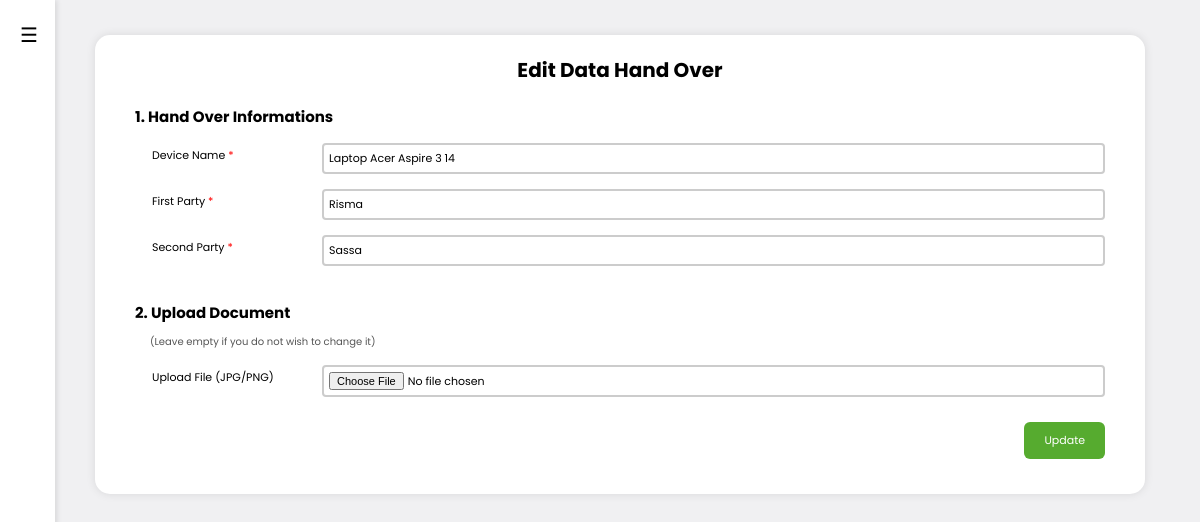
/ADMIN/admin_edit-hd.php?id=13, run on the app's committed database.
### tables this page shows
CREATE TABLE `handover` (
  `id` int(11) NOT NULL,
  `device_name` varchar(255) NOT NULL,
  `uploaded_file` varchar(255) DEFAULT NULL,
  `created_at` timestamp NOT NULL DEFAULT current_timestamp(),
  `first` varchar(255) DEFAULT NULL,
  `second` varchar(255) DEFAULT NULL
);

### ADMIN/admin_edit-hd.php (the view, shortened to what this page needs)
<?php
include 'koneksi.php';
function clean($data) {
  return htmlspecialchars(trim($data));
}
$id = $_GET['id'];
$query = mysqli_query($koneksi, "SELECT * FROM handover WHERE id='$id'");
$row = mysqli_fetch_assoc($query);
?>
<!DOCTYPE html>
<html>
<head>
</head>
<body>
    <div class="sidebar hide" id="sidebar">
    <div class="sidebar-header">
        <span class="menu-icon" id="toggleSidebar">☰</span>
    </div>
    <nav>
      <ul>
      </ul>
    </nav>
    </div>
    <div class="main expand" id="main">
        <div class="form-container">
            <h2>Edit Data Hand Over</h2>
            <form id=edit-hd method="POST" action="" enctype="multipart/form-data">
                <div class="form-group">
                    <div class="form-section">
                    <h3>1. Hand Over Informations</h3>
                    <div class="input-container">
                        <div class="input-row">
                        <label for="device_name">Device Name <span class="required">*</span></label>
                        <input type="text" id="device_name" name="device_name" required value="<?= clean($row['device_name'] ?? '') ?>">
                        </div>
                        <div class="input-row">
                        <label for="first">First Party <span class="required">*</span></label>
                        <input type="text" id="first" name="first" required value="<?= clean($row['first'] ?? '') ?>">
                        </div>
                        <div class="input-row">
                        <label for="second">Second Party <span class="required">*</span></label>
                        <input type="text" id="second" name="second" required value="<?= clean($row['second'] ?? '') ?>">
                        </div>
                    </div>
                    </div>
                <div class="form-group">
                    <div class="form-section">
                      <br>
                      <h4>2. Upload Document </h4>
                      <p>(Leave empty if you do not wish to change it)</p>
                        <div class="input-row">
                        <label for="uploaded_file">Upload File (JPG/PNG)</label></label>
                        <input type="file" name="uploaded_file" id="uploaded_file" accept=".jpg,.png" value="<?= clean($row['uploaded_file'] ?? '') ?>">
                        </div>
                    </div>
                </div>
                <div class="button-container">
                    <button type="submit" name="action" id="btn-save" value="save" class="btn-submit">Update</button>
            </form>
        </div>
    </div>
</body>
</html>

### ADMIN/admin_edit-hd.php (style rules this page uses)
* { box-sizing: border-box; margin: 0; padding: 0; }
body { font-family: 'Poppins', Segoe UI, sans-serif; background-color:rgb(240, 240, 242); padding: 15px; font-size: 13px; }
.form-container { background-color: #fff; padding: 20px 40px 10px 40px; border-radius: 15px; box-shadow: 0 0 10px rgba(0, 0, 0, 0.1); width: 100%; }
h2 { text-align: center; margin-bottom: 20px; font-size: 20px; }
.form-section h3 { margin-bottom: 15px; font-size: 15px; }
.form-section h4 { font-size: 15px; }
.form-section p { font-size: 10px; margin-left: 15px; margin-top: 10px; margin-bottom: 15px; color: #555; }
.form-group { margin-bottom: 25px; }
.input-row { display: flex; flex-wrap: wrap; gap: 20px; align-items: center; margin-bottom: 15px; }
.input-row label { width: 180px; margin-right: -30px; font-size: 11px; gap: 20px; }
.input-row input[type="text"], input[type="file"] { flex: 1; }
.input-row label { display: block; margin-bottom: 7px; font-size: 11px; margin-left: 17px; }
.required { color: red; color: red; vertical-align: top; font-size: 11px; }
input[type="text"], input[type="file"] { width: 100%; padding: 5px; border: 2px solid #ccc; border-radius: 4px; font-size: 11px; font-family: 'Poppins', Segoe UI; }
.button-container { display: flex; justify-content: flex-end; margin-top: 20px; align-items: right; margin-bottom: 10px; }
.btn-submit { padding: 10px 20px; font-size: 11px; font-family: 'Poppins', Segoe UI; background-color: #56ab2f; color: white; border: none; border-radius: 6px; cursor: pointer; }
.sidebar { width: 140px; background-color: #fff; position: fixed; top: 0; left: 0; padding: 20px; box-shadow: 2px 0 5px rgba(0,0,0,0.1); height: 100vh; transition: all 0.3s ease; overflow-y: auto; z-index: 1000; font-size: 13px; }
.sidebar.hide { width: 55px; }
.sidebar-header { display: flex; align-items: center; margin-bottom: 30px; }
.menu-icon { font-size: 20px; cursor: pointer; margin-right: 10px; }
.sidebar ul { list-style: none; padding-left: 0; margin: 0; }
.main { margin-left: 120px; padding: 20px 40px; flex: 1; transition: margin-left 0.3s ease; }
.sidebar.hide ~ .main { margin-left: 40px; }
.main.expand { margin-left: 40px !important; }

### data on the page
handover: device_name "Laptop Acer Aspire 3 14", first "Risma", second "Sassa"
